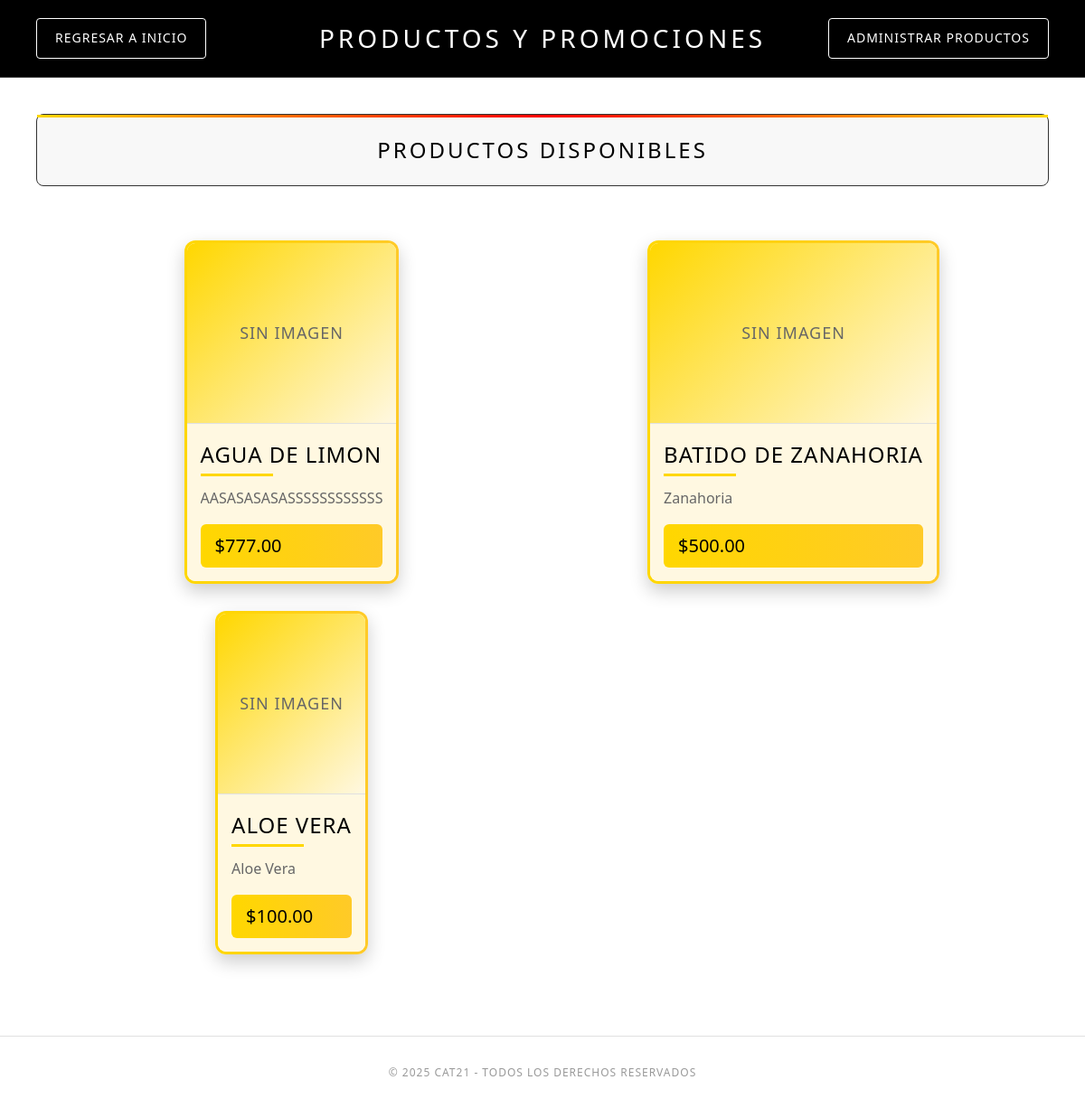
The app's page /productos.php (signed in) with its own data.
### tables this page shows
CREATE TABLE `productos` (
  `id` int(11) NOT NULL,
  `nombre` varchar(100) NOT NULL,
  `descripcion` text DEFAULT NULL,
  `precio` decimal(10,2) NOT NULL,
  `imagen` varchar(255) DEFAULT NULL,
  `activo` tinyint(1) DEFAULT 1
);

### productos.php (the view, shortened to what this page needs)
<?php
require_once 'config.php';
try {
    $stmt = $pdo->prepare("SELECT nombre, apellido_paterno, rol FROM usuarios WHERE id = ?");
    $stmt->execute([$_SESSION['user_id']]);
    $user = $stmt->fetch();
} catch (PDOException $e) {
    $_SESSION['error'] = "Error al cargar datos: " . $e->getMessage();
    error_log("productos.php: Database error: " . $e->getMessage());
    header("Location: login.php");
    exit;
}
try {
    $stmt = $pdo->query("SELECT * FROM productos WHERE activo = 1 ORDER BY id DESC");
    $productos = $stmt->fetchAll();
} catch (PDOException $e) {
    $_SESSION['error'] = "Error al cargar productos: " . $e->getMessage();
    error_log("productos.php: Database error: " . $e->getMessage());
    header("Location: inicio.php");
    exit;
}
?>
<!DOCTYPE html>
<html lang="es">
<head>
    <link rel="stylesheet" href="assets/css/productos.css">
</head>
<body>
    <div class="header">
        <div class="header-left">
            <a href="inicio.php" class="btn-animated"><span>Regresar a Inicio</span></a>
        </div>
        <div class="header-center">
            <h1 class="title">Productos y Promociones</h1>
        </div>
        <div class="header-right">
            <?php if ($user['rol'] === 'admin'): ?>
                <a href="admin_productos.php" class="btn-animated"><span>Administrar Productos</span></a>
            <?php endif; ?>
        </div>
    </div>
    <main class="productos-main">
        <section class="productos-section">
            <h2 class="productos-title">Productos Disponibles</h2>
            <div class="productos-grid">
                <?php foreach ($productos as $producto): ?>
                    <article class="producto">
                        <?php if ($producto['imagen'] && file_exists('Uploads/' . $producto['imagen'])): ?>
                            <img src="Uploads/<?php echo htmlspecialchars($producto['imagen']); ?>" alt="<?php echo htmlspecialchars($producto['nombre']); ?>" class="producto-imagen">
                        <?php else: ?>
                            <div class="producto-placeholder">Sin imagen</div>
                        <?php endif; ?>
                        <div class="producto-info">
                            <h3 class="producto-nombre"><?php echo htmlspecialchars($producto['nombre']); ?></h3>
                            <p class="producto-descripcion"><?php echo htmlspecialchars($producto['descripcion']); ?></p>
                            <p class="producto-precio">$<?php echo number_format($producto['precio'], 2); ?></p>
                        </div>
                    </article>
                <?php endforeach; ?>
            </div>
        </section>
    </main>
    <footer class="footer-minimal">
        <p>© 2025 CAT21 - Todos los derechos reservados</p>
    </footer>
</body>
</html>

### assets/css/productos.css (style rules this page uses)
* { margin: 0; padding: 0; box-sizing: border-box; }
body { font-family: 'Segoe UI', Tahoma, Geneva, Verdana, sans-serif; background: #ffffff; color: #000000; min-height: 100vh; line-height: 1.6; }
.header { display: grid; grid-template-columns: 1fr auto 1fr; align-items: center; background: #000000; color: #ffffff; padding: 20px 40px; border-bottom: 1px solid #333333; }
.header-left, .header-center, .header-right { display: flex; align-items: center; }
.header-left { justify-content: flex-start; gap: 10px; }
.header-center { justify-content: center; }
.header-right { justify-content: flex-end; gap: 10px; }
.title { font-size: 28px; font-weight: 300; color: #ffffff; letter-spacing: 4px; text-transform: uppercase; text-align: center; }
.btn-animated { position: relative; overflow: hidden; background: transparent; color: #ffffff; border: 1px solid #ffffff; padding: 10px 20px; border-radius: 4px; font-size: 14px; font-weight: 400; cursor: pointer; text-transform: uppercase; letter-spacing: 1px; text-decoration: none; transition: color 0.3s ease, border-color 0.3s ease; }
.btn-animated span { position: relative; z-index: 1; }
.btn-animated::before { content: ""; position: absolute; top: 0; left: -100%; width: 100%; height: 100%; background: #FFD700; z-index: 0; transition: left 0.3s ease; }
.productos-main { padding: 40px; animation: fadeIn 0.8s ease-out; }
.productos-section { max-width: 2040px; margin: 0 auto; }
.productos-title { font-size: 24px; font-weight: 300; color: #000000; letter-spacing: 3px; text-transform: uppercase; text-align: center; margin-bottom: 40px; padding: 20px; border: 1px solid #333333; background: #f8f8f8; border-radius: 8px; position: relative; }
.productos-title::before { content: ''; position: absolute; top: 0; left: 0; right: 0; height: 3px; background: linear-gradient(90deg, #FFD700, #FF0000, #FFD700); }
.productos-grid { display: grid; grid-template-columns: repeat(4, 1fr); gap: 30px; padding: 20px; }
.producto { border: 3px solid transparent; background: linear-gradient(180deg, #ffffff, #f8f8f8), linear-gradient(90deg, #FFD700, #FFCA28); background-clip: padding-box, border-box; background-origin: padding-box, border-box; border-radius: 12px; overflow: hidden; transition: all 0.4s ease; box-shadow: 0 8px 20px rgba(0, 0, 0, 0.2); animation: cardScaleIn 0.6s ease-out; max-width: 500px; }
.producto-placeholder { width: 100%; height: 400px; background: linear-gradient(135deg, #FFD700, #FFF8E1); display: flex; align-items: center; justify-content: center; font-size: 20px; color: #666666; text-transform: uppercase; letter-spacing: 1px; border-bottom: 1px solid #e0e0e0; }
.producto-info { padding: 30px; background: #FFF8E1; }
.producto-nombre { font-size: 28px; font-weight: 500; color: #000000; letter-spacing: 1px; margin-bottom: 12px; text-transform: uppercase; position: relative; }
.producto-nombre::after { content: ''; position: absolute; bottom: -4px; left: 0; width: 100px; height: 3px; background: #FFD700; }
.producto-descripcion { font-size: 20px; color: #666666; margin-bottom: 15px; font-weight: 300; }
.producto-precio { font-size: 24px; font-weight: 400; color: #000000; background: linear-gradient(90deg, #FFD700, #FFCA28); padding: 12px 24px; border-radius: 6px; display: inline-block; transition: all 0.3s ease; animation: pulse 1.5s ease-in-out infinite; }
.footer-minimal { text-align: center; padding: 30px; border-top: 1px solid #e0e0e0; margin-top: 30px; }
.footer-minimal p { font-size: 12px; font-weight: 300; color: #999999; letter-spacing: 1px; text-transform: uppercase; }
@media (max-width: 1920px) { .productos-grid { grid-template-columns: repeat(4, 1fr); } }
@media (max-width: 1920px) { .producto { max-width: 450px; margin: 0 auto; } }
@media (max-width: 1920px) { .producto-imagen, .producto-placeholder { height: 350px; } }
@media (max-width: 1200px) { .productos-grid { grid-template-columns: repeat(2, 1fr); } }
@media (max-width: 1200px) { .producto { max-width: 400px; } }
@media (max-width: 1200px) { .producto-imagen, .producto-placeholder { height: 300px; } }

### records on screen
productos: shows "SIN IMAGEN", nombre "AGUA DE LIMON", descripcion "AASASASASASSSSSSSSSSSS", precio "777.00"
productos: shows "SIN IMAGEN", nombre "BATIDO DE ZANAHORIA", descripcion "Zanahoria", precio "500.00"
productos: shows "SIN IMAGEN", nombre "ALOE VERA", descripcion "Aloe Vera", precio "100.00"
